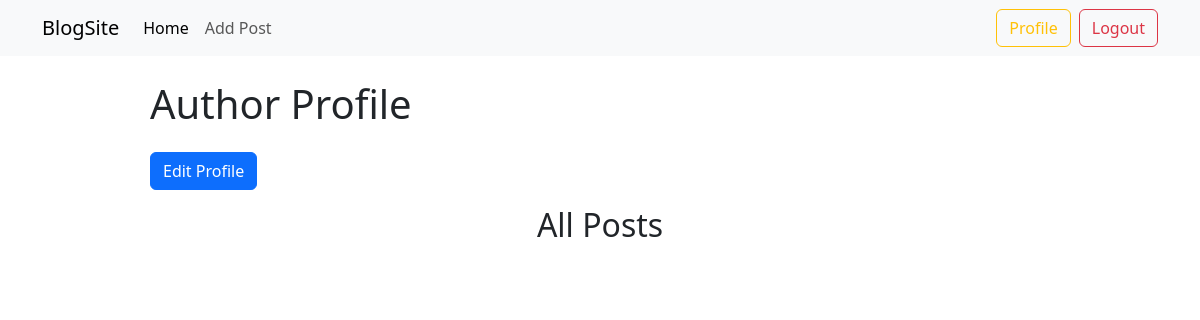
The app's page /authors/profile/ (signed in), older data.
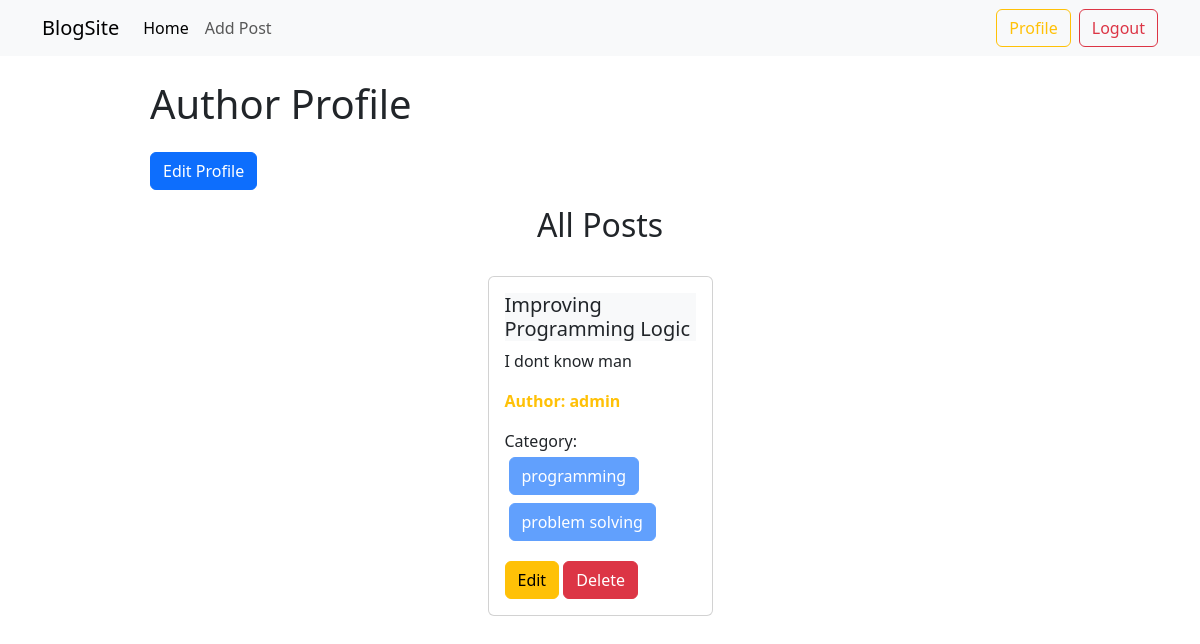
The same page, newer data.
### posts/models.py (models this page shows, shortened)
class Post(models.Model):
    title = models.CharField(max_length=50)
    content = models.TextField()
    category = models.ManyToManyField(Category)
    author = models.ForeignKey(User, on_delete=models.CASCADE)

### categories/models.py (models this page shows, shortened)
class Category(models.Model):
    name = models.CharField(max_length=100)
    slug = models.SlugField(max_length=100, unique=True, blank=True, null=True)

### authors/views.py (the view)
# urls.py: path('profile/', profile, name='profile'),
@login_required
def profile(request):
    posts = Post.objects.filter(author=request.user)
    return render(request, 'profile.html', {'posts': posts})

### authors/templates/profile.html
{% extends "base.html" %} {% load crispy_forms_tags %} {% block content %}
<h1 class="my-4">Author Profile</h1>
<a class="btn btn-primary" href="{% url 'edit_profile' %}">Edit Profile</a>
<h2 class="text-center my-3">All Posts</h2>
<div class="d-flex flex-wrap justify-content-center">
    {% for post in posts %}
    <div class="col-sm-3 m-3">
        <div class="card">
            <div class="card-body">
                <h5 class="card-title bg-body-tertiary">{{post.title}}</h5>
                <p class="card-text">{{post.content}}</p>
                <p class="card-text fw-bold text-warning">
                    Author: {{post.author.username}}
                </p>
                <p class="card-text">
                    Category: {% for cat in post.category.all %}
                    <button class="btn btn-primary disabled m-1">
                        {{cat.name}}
                    </button>
                    {% endfor %}
                </p>
                <a href="{% url 'edit_post' post.id %}" class="btn btn-warning"
                    >Edit</a
                >
                <a href="{% url 'delete_post' post.id %}" class="btn btn-danger"
                    >Delete</a
                >
            </div>
        </div>
    </div>
    {% endfor %}
</div>
{% endblock %}

Row changes from the older to the newer data that the page shows:
added Post: title "Improving Programming Logic", content "I dont know man", author.username "admin"
added Category: name "programming"
added Category: name "problem solving"
